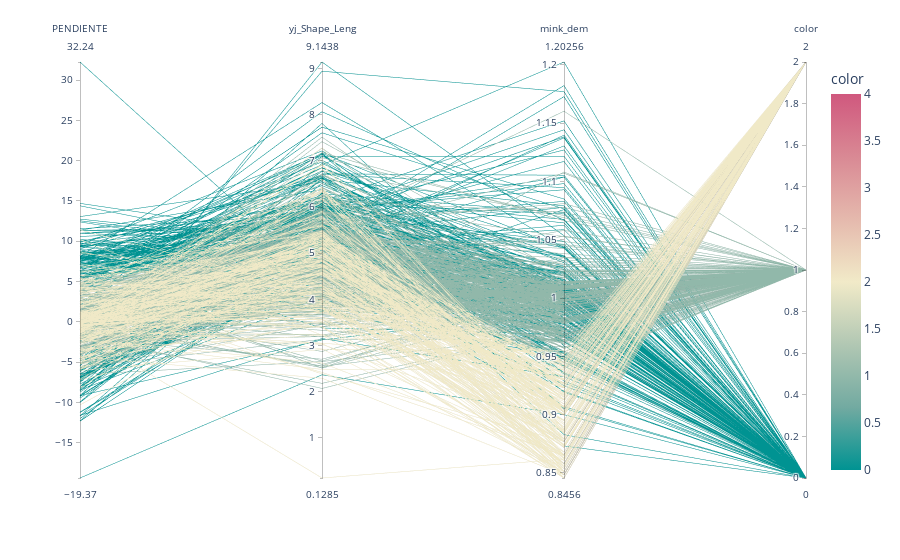

Notebook code for this chart:
### Code cell
#fig = plt.figure(figsize = (20, 8))
#pd.plotting.parallel_coordinates( c, c.mink_dem )

fig = px.parallel_coordinates(c[['PENDIENTE','yj_Shape_Leng','mink_dem']], color=c.km_DF,
                             color_continuous_scale=px.colors.diverging.Tealrose,
                             color_continuous_midpoint=2)
fig.show()

### Figure 1 — Plotly figure (JSON) as saved in the notebook; plotly's stock layout.template omitted (floating-point values rounded to 4 significant figures; data arrays with more than 128 entries replaced by an {"elided": "..."} marker saying what was removed)
{"data": [{"dimensions": [{"label": "PENDIENTE", "values": {"elided": "777 float values"}}, {"label": "yj_Shape_Leng", "values": {"elided": "777 float values"}}, {"label": "mink_dem", "values": {"elided": "777 float values"}}, {"label": "color", "values": {"elided": "777 int values"}}], "domain": {"x": [0, 1], "y": [0, 1]}, "line": {"color": {"elided": "777 int values"}, "coloraxis": "coloraxis"}, "name": "", "type": "parcoords"}], "layout": {"coloraxis": {"cmid": 2, "colorbar": {"title": {"text": "color"}}, "colorscale": [[0, "rgb(0, 147, 146)"], [0.1667, "rgb(114, 170, 161)"], [0.3333, "rgb(177, 199, 179)"], [0.5, "rgb(241, 234, 200)"], [0.6667, "rgb(229, 185, 173)"], [0.8333, "rgb(217, 137, 148)"], [1, "rgb(208, 88, 126)"]]}, "legend": {"tracegroupgap": 0}, "margin": {"t": 60}}}
